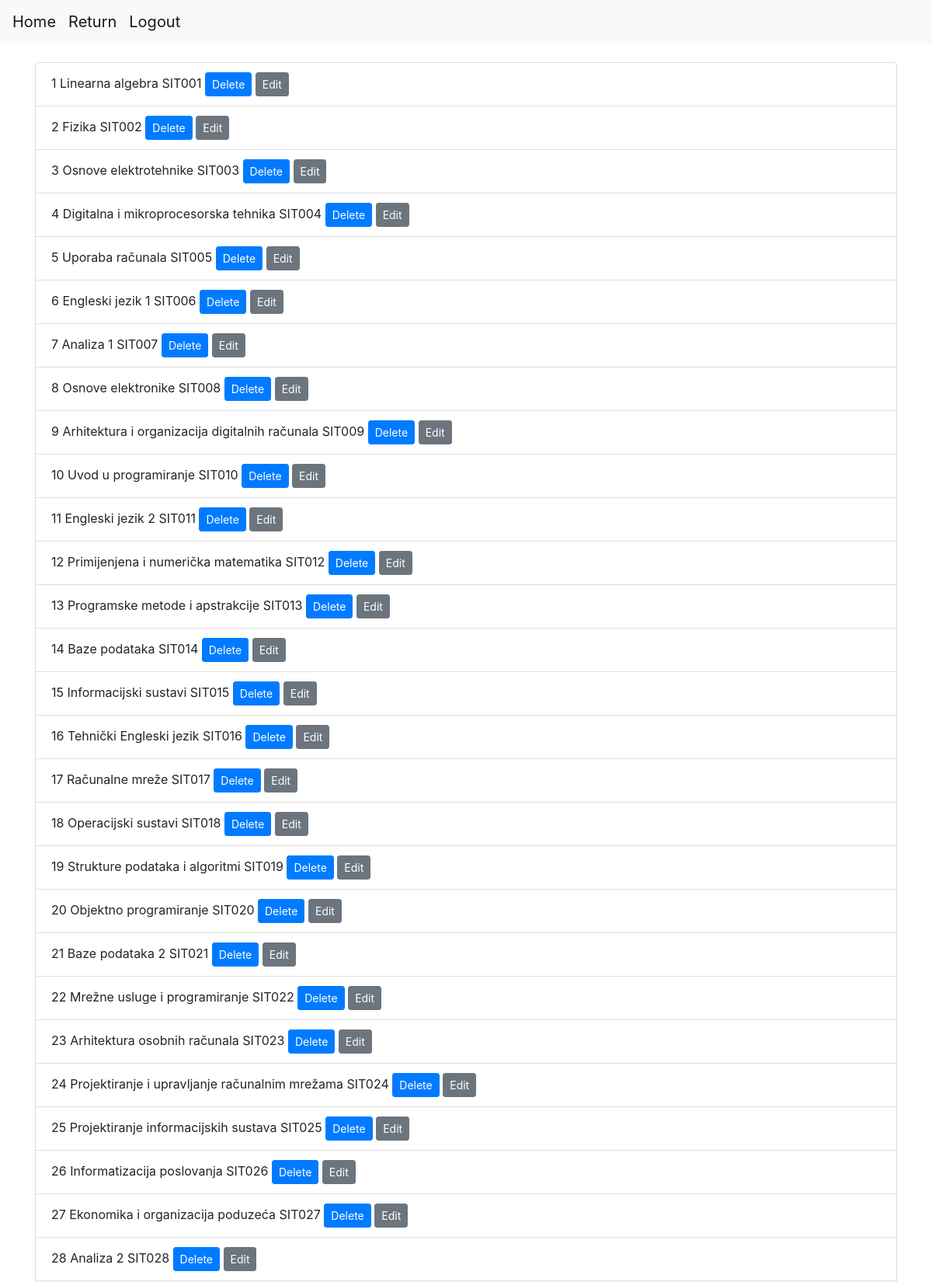
Screenshot of /predmeti/ (signed in, upper part) with the database file from the repository.
### App/models.py (models this page shows, shortened)
class Predmeti(models.Model):
    IZBORNI = (('DA', 'da'), ('NE', 'ne'))
    name = models.CharField(max_length=50)
    kod = models.CharField(max_length=50)
    program = models.CharField(max_length=50)
    ects = models.IntegerField()
    sem_red = models.IntegerField()
    sem_izv = models.IntegerField()
    izborni = models.CharField(max_length=50, choices=IZBORNI, blank=True)
    nositelj_predmet = models.ForeignKey(Korisnik, on_delete=models.CASCADE, related_name = 'predmeti', blank=True)

### App/views.py (the view)
# urls.py: path('predmeti/', views.get_subject, name='predmeti'),
@login_required
def get_subject(request):
    subjects = Predmeti.objects.all()
    return render(request, 'lista_predmeta.html',{"data":subjects})

### App/templates/lista_predmeta.html (shortened to what this page needs)
{% extends 'base.html' %}
{% block predmeti %}
<br>
<div class="container">
{% for subject in data %}
    <div class="list-group-item">
        {{subject.id}}
        <a class="text-reset" href="{%url 'studenti_po_predmetu' subject.id %}">{{subject.name}} </a>
        {{subject.kod}}
        <a class="btn btn-primary btn-sm" href="{% url 'confirm_deletion' subject.id %}">Delete</a>
        <a class="btn btn-secondary btn-sm" href="{%url 'edit_predmet' subject.id %}">Edit</a>
    </div>
{% endfor %}
</div>
{% endblock %}

### rows the page displays
Predmeti: id "1", name "Linearna algebra", kod "SIT001"
Predmeti: id "2", name "Fizika", kod "SIT002"
Predmeti: id "3", name "Osnove elektrotehnike", kod "SIT003"
Predmeti: id "4", name "Digitalna i mikroprocesorska tehnika", kod "SIT004"
Predmeti: id "5", name "Uporaba računala", kod "SIT005"
Predmeti: id "6", name "Engleski jezik 1", kod "SIT006"
Predmeti: id "7", name "Analiza 1", kod "SIT007"
Predmeti: id "8", name "Osnove elektronike", kod "SIT008"
Predmeti: id "9", name "Arhitektura i organizacija digitalnih računala", kod "SIT009"
Predmeti: id "10", name "Uvod u programiranje", kod "SIT010"
Predmeti: id "11", name "Engleski jezik 2", kod "SIT011"
Predmeti: id "12", name "Primijenjena i numerička matematika", kod "SIT012"
Predmeti: id "13", name "Programske metode i apstrakcije", kod "SIT013"
Predmeti: id "14", name "Baze podataka", kod "SIT014"
Predmeti: id "15", name "Informacijski sustavi", kod "SIT015"
Predmeti: id "16", name "Tehnički Engleski jezik", kod "SIT016"
Predmeti: id "17", name "Računalne mreže", kod "SIT017"
Predmeti: id "18", name "Operacijski sustavi", kod "SIT018"
Predmeti: id "19", name "Strukture podataka i algoritmi", kod "SIT019"
Predmeti: id "20", name "Objektno programiranje", kod "SIT020"
Predmeti: id "21", name "Baze podataka 2", kod "SIT021"
Predmeti: id "22", name "Mrežne usluge i programiranje", kod "SIT022"
Predmeti: id "23", name "Arhitektura osobnih računala", kod "SIT023"
Predmeti: id "24", name "Projektiranje i upravljanje računalnim mrežama", kod "SIT024"
Predmeti: id "25", name "Projektiranje informacijskih sustava", kod "SIT025"
Predmeti: id "26", name "Informatizacija poslovanja", kod "SIT026"
Predmeti: id "27", name "Ekonomika i organizacija poduzeća", kod "SIT027"
Predmeti: id "28", name "Analiza 2", kod "SIT028"
